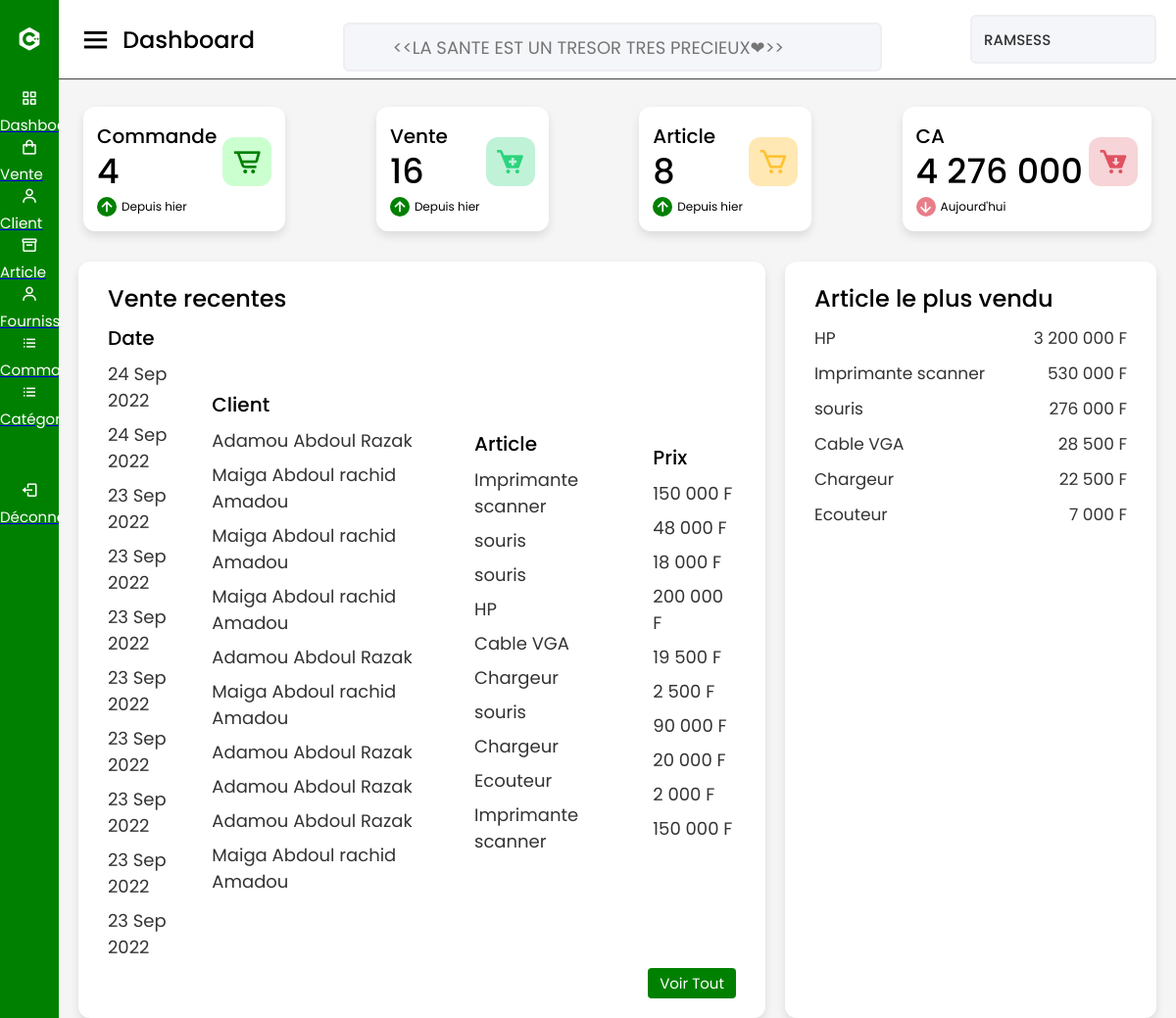
Page /vue/dashboard.php on the committed database.
### tables this page shows
CREATE TABLE `vente` (
  `id` int(11) NOT NULL,
  `id_article` int(11) NOT NULL,
  `id_client` int(11) NOT NULL,
  `quantite` int(11) NOT NULL,
  `prix` int(11) NOT NULL,
  `date_vente` timestamp NOT NULL DEFAULT current_timestamp(),
  `etat` enum('0', '1') NOT NULL DEFAULT '1'
);

CREATE TABLE `client` (
  `id` int(11) NOT NULL,
  `nom` varchar(30) NOT NULL,
  `prenom` varchar(30) NOT NULL,
  `telephone` varchar(30) NOT NULL,
  `adresse` varchar(50) NOT NULL
);

CREATE TABLE `article` (
  `id` int(11) NOT NULL,
  `nom_article` varchar(50) NOT NULL,
  `id_categorie` int(11) NOT NULL,
  `quantite` int(11) NOT NULL,
  `prix_unitaire` int(11) NOT NULL,
  `date_fabrication` datetime NOT NULL,
  `date_expiration` datetime NOT NULL,
  `images` varchar(255) DEFAULT NULL
);

### model/function.php (called while the page is built, shortened)
<?php
function getAllCommande()
{
    $sql = "SELECT COUNT(*) AS nbre FROM commande";
    $req = $GLOBALS['connexion']->prepare($sql);
    $req->execute();
    return $req->fetch();
}
function getAllVente()
{
    $sql = "SELECT COUNT(*) AS nbre FROM vente WHERE etat=?";
    $req = $GLOBALS['connexion']->prepare($sql);
    $req->execute(array(1));
    return $req->fetch();
}
function getAllArticle()
{
    $sql = "SELECT COUNT(*) AS nbre FROM article";
    $req = $GLOBALS['connexion']->prepare($sql);
    $req->execute();
    return $req->fetch();
}
function getCA()
{
    $sql = "SELECT SUM(prix) AS prix FROM vente";
    $req = $GLOBALS['connexion']->prepare($sql);
    $req->execute();
    return $req->fetch();
}
function getLastVente()
{
    $sql = "SELECT nom_article, nom, prenom, v.quantite, prix, date_vente, v.id, a.id AS idArticle
        FROM client AS c, vente AS v, article AS a WHERE v.id_article=a.id AND v.id_client=c.id AND etat=?
        ORDER BY date_vente DESC LIMIT 10";
    $req = $GLOBALS['connexion']->prepare($sql);
    $req->execute(array(1));
    return $req->fetchAll();
}
function getMostVente()
{
    $sql = "SELECT nom_article, SUM(prix) AS prix
        FROM client AS c, vente AS v, article AS a WHERE v.id_article=a.id AND v.id_client=c.id AND etat=?
        GROUP BY a.id
        ORDER BY SUM(prix) DESC LIMIT 10";
    $req = $GLOBALS['connexion']->prepare($sql);
    $req->execute(array(1));
    return $req->fetchAll();
}

### vue/dashboard.php (the view)
<?php
include 'entete.php';
?>
<div class="home-content">
    <div class="overview-boxes">
        <div class="box">
            <div class="right-side">
                <div class="box-topic">Commande</div>
                <div class="number"><?php echo getAllCommande()['nbre'] ?></div>
                <div class="indicator">
                    <i class="bx bx-up-arrow-alt"></i>
                    <span class="text">Depuis hier</span>
                </div>
            </div>
            <i class="bx bx-cart-alt cart"></i>
        </div>
        <div class="box">
            <div class="right-side">
                <div class="box-topic">Vente</div>
                <div class="number"><?php echo getAllVente()['nbre'] ?></div>
                <div class="indicator">
                    <i class="bx bx-up-arrow-alt"></i>
                    <span class="text">Depuis hier</span>
                </div>
            </div>
            <i class="bx bxs-cart-add cart two"></i>
        </div>
        <div class="box">
            <div class="right-side">
                <div class="box-topic">Article</div>
                <div class="number"><?php echo getAllArticle()['nbre'] ?></div>
                <div class="indicator">
                    <i class="bx bx-up-arrow-alt"></i>
                    <span class="text">Depuis hier</span>
                </div>
            </div>
            <i class="bx bx-cart cart three"></i>
        </div>
        <div class="box">
            <div class="right-side">
                <div class="box-topic">CA</div>
                <div class="number"><?php echo number_format(getCA()['prix'], 0, ',', ' ') ?></div>
                <div class="indicator">
                    <i class="bx bx-down-arrow-alt down"></i>
                    <span class="text">Aujourd'hui</span>
                </div>
            </div>
            <i class="bx bxs-cart-download cart four"></i>
        </div>
    </div>
    <div class="sales-boxes">
        <div class="recent-sales box">
            <div class="title">Vente recentes</div>
            <?php
            $ventes = getLastVente();
            ?>
            <div class="sales-details">
                <ul class="details">
                    <li class="topic">Date</li>
                    <?php
                    foreach ($ventes as $key => $value) {
                    ?>
                        <li><a href="#"><?php echo date('d M Y', strtotime($value['date_vente'])) ?></a></li>
                    <?php
                    }
                    ?>
                </ul>
                <ul class="details">
                    <li class="topic">Client</li>
                    <?php
                    foreach ($ventes as $key => $value) {
                    ?>
                        <li><a href="#"><?php echo $value['nom'] . " " . $value['prenom'] ?></a></li>
                    <?php
                    }
                    ?>
                </ul>
                <ul class="details">
                    <li class="topic">Article</li>
                    <?php
                    foreach ($ventes as $key => $value) {
                    ?>
                        <li><a href="#"><?php echo $value['nom_article'] ?></a></li>
                    <?php
                    }
                    ?>
                </ul>
                <ul class="details">
                    <li class="topic">Prix</li>
                    <?php
                    foreach ($ventes as $key => $value) {
                    ?>
                        <li><a href="#"><?php echo number_format($value['prix'], 0, ",", " ") . " F" ?></a></li>
                    <?php
                    }
                    ?>
                </ul>
            </div>
            <div class="button">
                <a href="#">Voir Tout</a>
            </div>
        </div>
        <div class="top-sales box">
            <div class="title">Article le plus vendu</div>
            <ul class="top-sales-details">
                <?php
                $article = getMostVente();
                foreach ($article as $key => $value) {
                ?>
                    <li>
                        <a href="#">
                            <span class="product"><?php echo $value['nom_article'] ?></span>
                        </a>
                        <span class="price"><?php echo number_format($value['prix'], 0, ",", " ") . " F" ?></span>
                    </li>
                <?php
                }
                ?>
            </ul>
        </div>
    </div>
</div>
</section>
<?php
include 'pied.php';
?>

### vue/entete.php (shortened to what this page needs)
<?php
include_once '../model/function.php';
?>
<!DOCTYPE html>
<html lang="fr" dir="ltr">
<head>
    <link rel="stylesheet" href="../public/css/style.css" />
    <link href="https://unpkg.com/boxicons@2.0.7/css/boxicons.min.css" rel="stylesheet" />
</head>
<body>
    <div class="sidebar hidden-print">
        <div class="logo-details">
            <i class="bx bxl-c-plus-plus"></i>
            <span class="logo_name">C&K</span>
        </div>
        <ul class="nav-links">
            <li>
                <a href="dashboard.php" class="<?php echo basename($_SERVER['PHP_SELF'])=="dashboard.php" ? "active" : "" ?> ">
                    <i class="bx bx-grid-alt"></i>
                    <span class="links_name">Dashboard</span>
                </a>
            </li>
            <li>
                <a href="vente.php" class="<?php echo basename($_SERVER['PHP_SELF'])=="vente.php" ? "active" : "" ?> ">
                    <i class='bx bx-shopping-bag'></i>
                    <span class="links_name">Vente</span>
                </a>
            </li>
            <li>
                <a href="client.php" class="<?php echo basename($_SERVER['PHP_SELF'])=="client.php" ? "active" : "" ?> ">
                    <i class="bx bx-user"></i>
                    <span class="links_name">Client</span>
                </a>
            </li>
            <li>
                <a href="article.php"  class="<?php echo basename($_SERVER['PHP_SELF'])=="article.php" ? "active" : "" ?> ">
                    <i class="bx bx-box"></i>
                    <span class="links_name">Article</span>
                </a>
            </li>
            <li>
                <a href="fournisseur.php"  class="<?php echo basename($_SERVER['PHP_SELF'])=="fournisseur.php" ? "active" : "" ?> ">
                    <i class="bx bx-user"></i>
                    <span class="links_name">Fournisseur</span>
                </a>
            </li>
            <li>
                <a href="commande.php"  class="<?php echo basename($_SERVER['PHP_SELF'])=="commande.php" ? "active" : "" ?> ">
                    <i class="bx bx-list-ul"></i>
                    <span class="links_name">Commandes</span>
                </a>
            </li>
            <li>
                <a href="categorie.php"  class="<?php echo basename($_SERVER['PHP_SELF'])=="categorie.php" ? "active" : "" ?> ">
                    <i class="bx bx-list-ul"></i>
                    <span class="links_name">Catégorie</span>
                </a>
            </li>
           <li>
            <li >
                <a href="deconnexion.php" class="<?php echo basename($_SERVER['PHP_SELF'])=="deconnexion.php" ? "active" : "" ?> ">
                    <i class="bx bx-log-out"></i>
                    <span class="links_name">Déconnexion</span>
                </a>
            </li>
        </ul>
    </div>
    <section class="home-section">
        <nav class="hidden-print">
            <div class="sidebar-button">
                <i class="bx bx-menu sidebarBtn"></i>
                <span class="dashboard">
                    <?php
                    echo ucfirst(str_replace(".php", "", basename($_SERVER['PHP_SELF'])));
                    ?>
                </span>
            </div>
            <div class="search-box">
                <input type="text" placeholder="       <<LA SANTE EST UN TRESOR TRES PRECIEUX❤>>" />
            </div>
            <div class="profile-details">
                <span class="admin_name">RAMSESS</span>
            </div>
        </nav>

### vue/pied.php (shortened to what this page needs)
</body>
</html>

### rows in the picture
vente: date_vente "24 Sep 2022", id_client.nom "Adamou", id_client.prenom "Abdoul Razak", id_article.nom_article "Imprimante scanner", prix "150 000"
vente: date_vente "24 Sep 2022", id_client.nom "Maiga", id_client.prenom "Abdoul rachid Amadou", id_article.nom_article "souris", prix "48 000"
vente: date_vente "23 Sep 2022", id_client.nom "Maiga", id_client.prenom "Abdoul rachid Amadou", id_article.nom_article "souris", prix "18 000"
vente: date_vente "23 Sep 2022", id_client.nom "Maiga", id_client.prenom "Abdoul rachid Amadou", id_article.nom_article "HP", prix "200 000"
vente: date_vente "23 Sep 2022", id_client.nom "Adamou", id_client.prenom "Abdoul Razak", id_article.nom_article "Cable VGA", prix "19 500"
vente: date_vente "23 Sep 2022", id_client.nom "Maiga", id_client.prenom "Abdoul rachid Amadou", id_article.nom_article "Chargeur", prix "2 500"
vente: date_vente "23 Sep 2022", id_client.nom "Adamou", id_client.prenom "Abdoul Razak", id_article.nom_article "souris", prix "90 000"
vente: date_vente "23 Sep 2022", id_client.nom "Adamou", id_client.prenom "Abdoul Razak", id_article.nom_article "Chargeur", prix "20 000"
vente: date_vente "23 Sep 2022", id_client.nom "Adamou", id_client.prenom "Abdoul Razak", id_article.nom_article "Ecouteur", prix "2 000"
vente: date_vente "23 Sep 2022", id_client.nom "Maiga", id_client.prenom "Abdoul rachid Amadou", id_article.nom_article "Imprimante scanner", prix "150 000"

### other values in the picture
str_replace(".php", "", basename($_SERVER['PHP_SELF'])) "Dashboard"
getAllCommande()['nbre'] "4"
getAllVente()['nbre'] "16"
getAllArticle()['nbre'] "8"
getCA()['prix'] "4 276 000"
$value['nom_article'] "HP"
$value['prix'] "3 200 000"
$value['nom_article'] "Imprimante scanner"
$value['prix'] "530 000"
$value['nom_article'] "souris"
$value['prix'] "276 000"
$value['nom_article'] "Cable VGA"
$value['prix'] "28 500"
$value['nom_article'] "Chargeur"
$value['prix'] "22 500"
